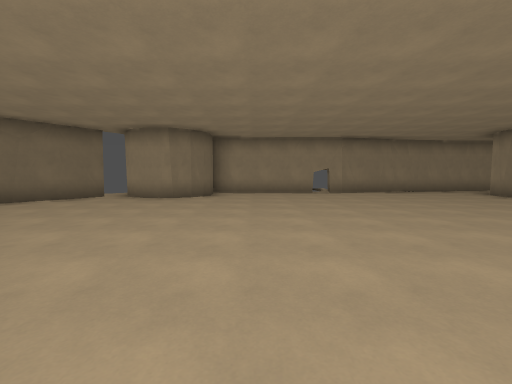
[1] (above)

16 first-person views from a walk through a level from a Godot 3-D game. The camera is 1.4 m above the floor, tilts 4° down and sees 90° across. The floor is counted in squares, 2 m on a side. Each view is taken from the middle of a square. On the plan, view 1 faces up. The plan holds only what a view shows up to about 9 squares ahead; the rest is blank.

[2]
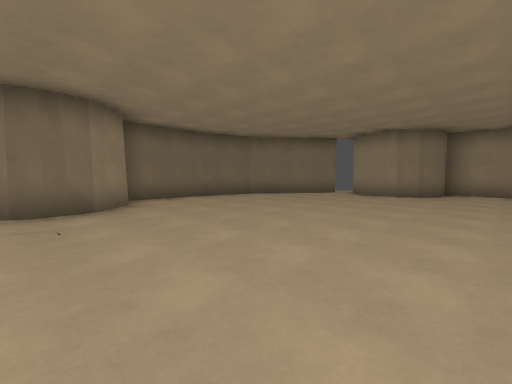

[3]
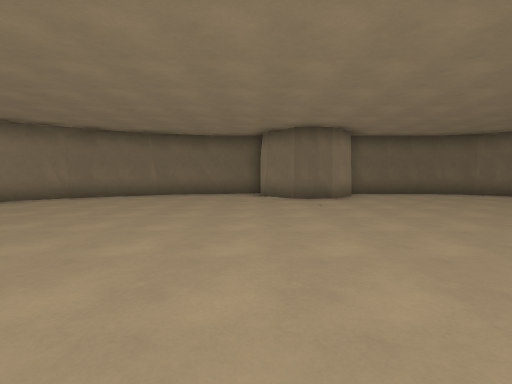

[4]
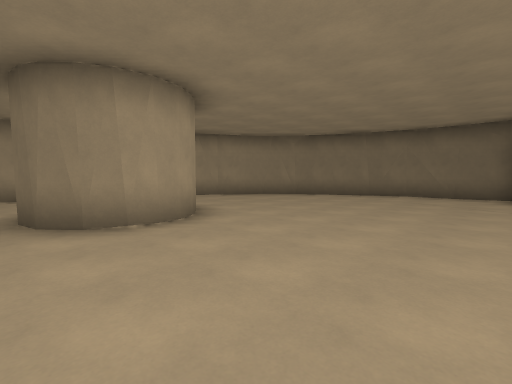

[5]
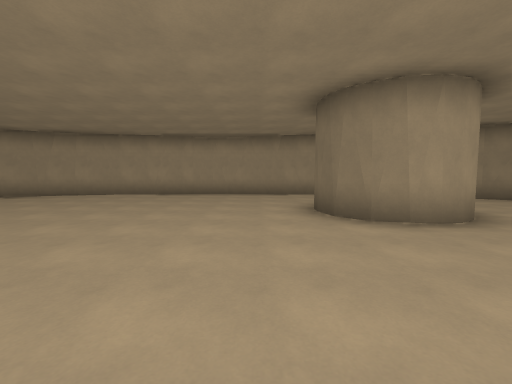

[6]
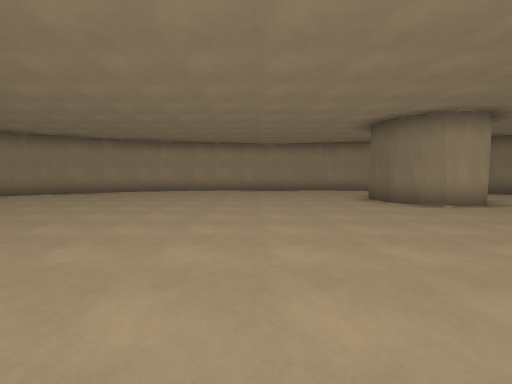

[7]
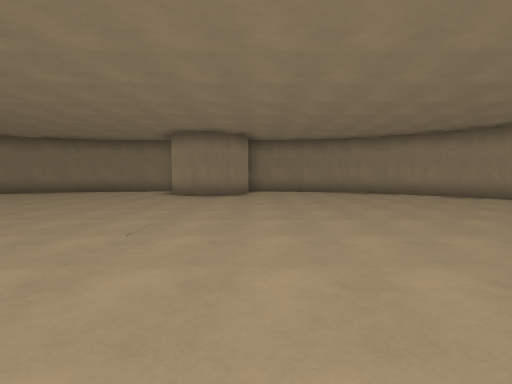

[8]
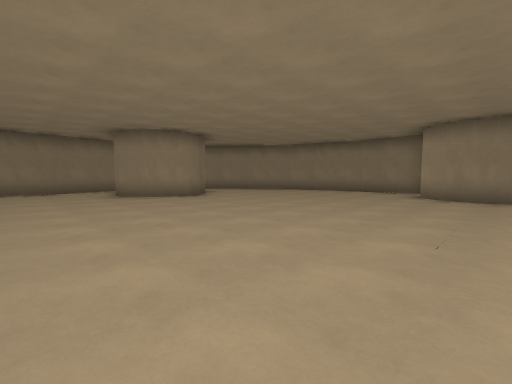

[9]
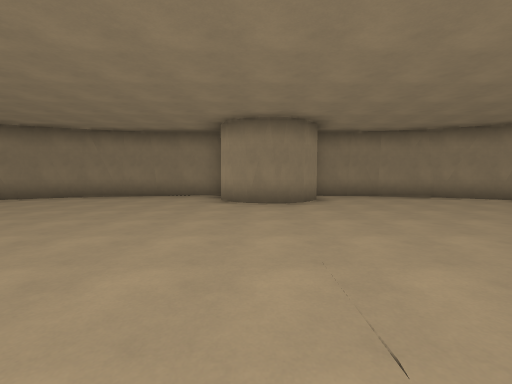

[10]
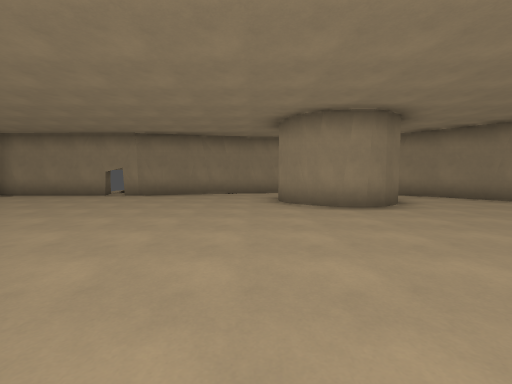

[11]
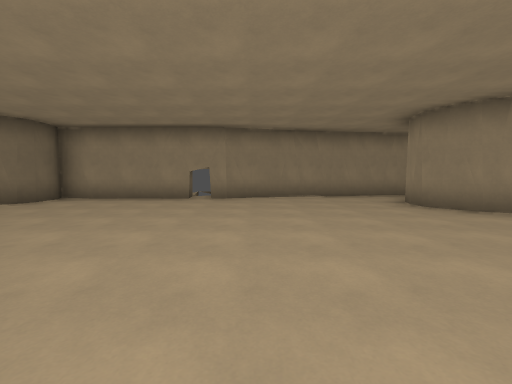

[12]
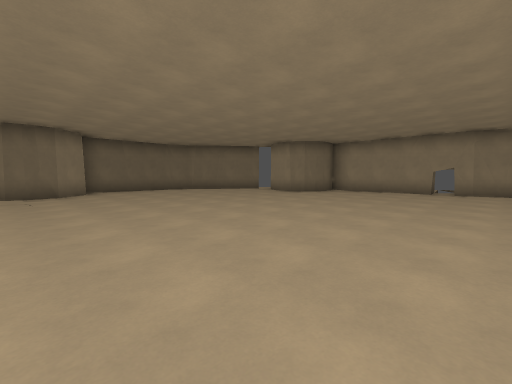

[13]
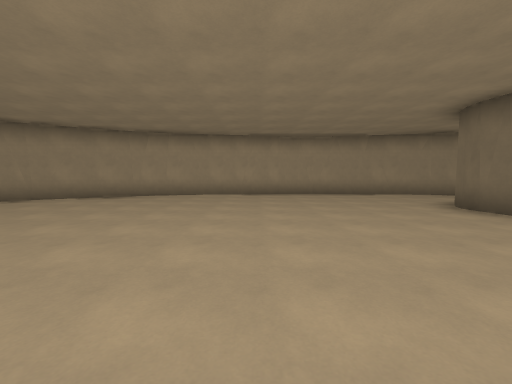

[14]
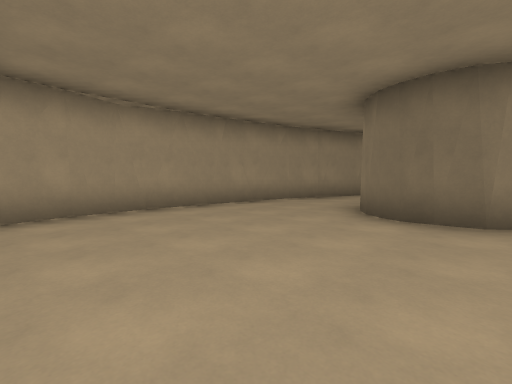

[15]
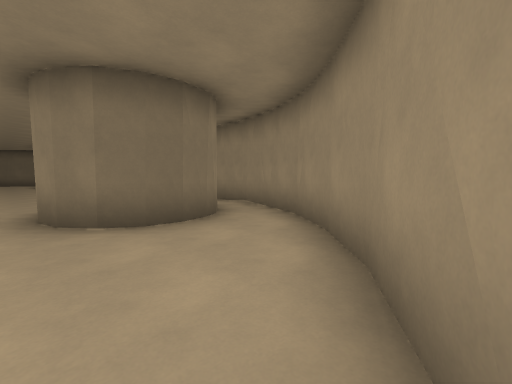

[16]
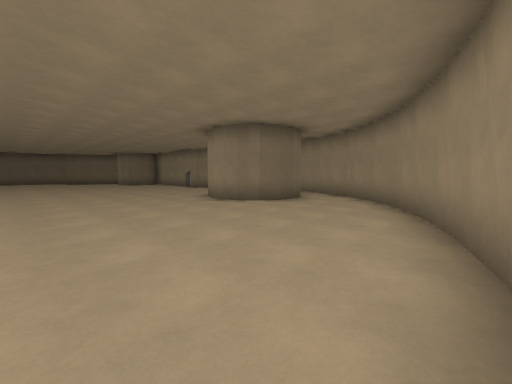

### Floor plan
Points are (right, up) in squares from view 1. A wall is a line through its corners. A room is listed if a view was taken in it or the views show most of it. See-through windows are left out.
Room 1 (views 1, 2, 3, 4, 5, 6, 7, 8, 9, 10, 11, 12, 13, 14, 15, 16)
walls: (0.6, -5.5) (1.3, -5.8) (1.7, -6.2) (1.9, -6.9) (1.6, -7.7) (1, -8.1); (0.2, -5.5) (0.8, -5.6); (1.9, -6.7) (1.8, -7.2); (-0.4, -5.9) (0, -5.6) (0.4, -5.5); (7.7, 7.1) (7.6, 7.8); (-5.3, 0.2) (-5.3, -0.4); (-5.4, 0.2) (-5.2, -0.3) (-5.3, -0.9) (-6.1, -1.8); (3.2, 9.4) (2.6, 9.4); (2.5, 9.4) (-1.6, 9.4); (3.9, 9.6) (3.1, 9.3); (13.6, 0.8) (14.1, 1); (13.7, -1.5) (13.3, -1.2) (13, -0.6) (13.2, 0.3); (-2.6, 7.4) (-3.1, 7.4); (-1.5, 8.4) (-1.6, 8); (-6.1, 1.1) (-5.3, 0.1) (-5.3, -0.9); (-1.5, 9.1) (-1.5, 8.2) (-1.9, 7.7) (-2.4, 7.5) (-3, 7.4) (-3.7, 7.7) (-4.1, 8.1); (7.2, 10.2) (3.8, 9.7); (9.8, 9.1) (10.4, 8.6) (10.6, 7.9) (10.5, 7.4) (10.3, 6.9) (9.8, 6.5) (9.3, 6.3) (8.8, 6.4) (8.2, 6.6) (7.6, 7.3) (7.6, 7.9) (7.8, 8.5); (3.6, -11.1) (5.1, -11.1); (4.5, -11.1) (9, -10.4) (9.8, -10.1); (-7, -1.8) (-7, -3.2); (0.2, -10.5) (4, -11.2); (15.2, 1) (15.2, 3.3); (-7, -3.1) (-6.8, -4.3) (-6.5, -5.3); (8.6, 10.5) (8.1, 10.4); (15.1, -3) (15.2, -1.9); (9.3, 10.3) (7.1, 10.3); (15.2, 3.1) (15, 4.3); (9.6, -10.2) (10.9, -9.5); (-3.2, -9.2) (0.3, -10.6); (-7.1, 3.8) (-7, 1.2); (-4.6, 8) (-6.5, 5.3); (15.1, -3.9) (15.2, -2.9); (-6.8, -4.7) (-5.5, -7.2) (-4.6, -8.2); (-6.9, 4.5) (-7, 3.8); (-4.2, -8.5) (-3, -9.2); (10.9, -9.6) (12, -8.8); (15.1, 4.1) (14.5, 5.9); (-4.7, -8.1) (-4, -8.6); (-6.6, 5.4) (-6.9, 4.3); (14.6, -5.4) (15.1, -3.8); (14.6, 5.4) (14, 6.7); (11.9, -8.9) (12.9, -8); (10.2, 10.2) (9.2, 10.3); (12.8, -8.1) (13.6, -7.3); (13.9, -6.8) (14.7, -5.3); (13.5, -7.4) (14, -6.6); (14.2, 6.4) (13.3, 7.9); (12.3, 8.9) (11.2, 9.8); (11.5, 9.6) (10.3, 10.1); (13.2, 8) (12.1, 9.1)

Where each view was taken, in squares from view 1:
view 1: 0 up, 0 right, facing up
view 2: 1 down, 0 right, facing up-left
view 3: 2 down, 2 right, facing left
view 4: 2 down, 2 right, facing down-left
view 5: 2 down, 3 right, facing down
view 6: 0 up, 5 right, facing down
view 7: 2 down, 5 right, facing right
view 8: 1 down, 5 right, facing up-right
view 9: 0 up, 7 right, facing right
view 10: 1 up, 7 right, facing up
view 11: 2 up, 4 right, facing up
view 12: 1 down, 4 right, facing up-left
view 13: 2 down, 6 right, facing down
view 14: 6 down, 6 right, facing down-left
view 15: 6 up, 14 right, facing up-left
view 16: 2 up, 15 right, facing up-left
